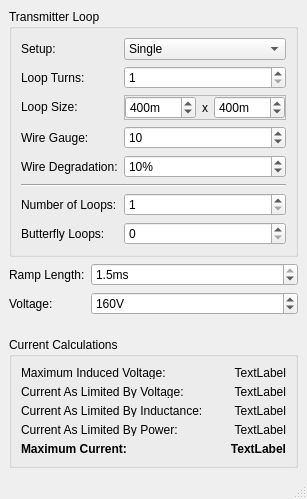
<?xml version="1.0" encoding="UTF-8"?>
<ui version="4.0">
 <class>MainWindow</class>
 <widget class="QMainWindow" name="MainWindow">
  <property name="geometry">
   <rect>
    <x>0</x>
    <y>0</y>
    <width>293</width>
    <height>499</height>
   </rect>
  </property>
  <property name="windowTitle">
   <string>MainWindow</string>
  </property>
  <widget class="QWidget" name="centralwidget">
   <layout class="QFormLayout" name="formLayout">
    <item row="2" column="0">
     <widget class="QLabel" name="label_7">
      <property name="text">
       <string>Ramp Length:</string>
      </property>
     </widget>
    </item>
    <item row="2" column="1">
     <widget class="QDoubleSpinBox" name="ramp_sbox">
      <property name="suffix">
       <string>ms</string>
      </property>
      <property name="decimals">
       <number>1</number>
      </property>
      <property name="minimum">
       <double>0.500000000000000</double>
      </property>
      <property name="maximum">
       <double>1.500000000000000</double>
      </property>
      <property name="singleStep">
       <double>0.500000000000000</double>
      </property>
      <property name="value">
       <double>1.500000000000000</double>
      </property>
     </widget>
    </item>
    <item row="3" column="0">
     <widget class="QLabel" name="label_13">
      <property name="text">
       <string>Voltage:</string>
      </property>
     </widget>
    </item>
    <item row="3" column="1">
     <widget class="QSpinBox" name="voltage_sbox">
      <property name="suffix">
       <string>V</string>
      </property>
      <property name="minimum">
       <number>1</number>
      </property>
      <property name="maximum">
       <number>10000</number>
      </property>
      <property name="value">
       <number>160</number>
      </property>
     </widget>
    </item>
    <item row="4" column="0">
     <spacer name="verticalSpacer">
      <property name="orientation">
       <enum>Qt::Vertical</enum>
      </property>
      <property name="sizeType">
       <enum>QSizePolicy::Fixed</enum>
      </property>
      <property name="sizeHint" stdset="0">
       <size>
        <width>20</width>
        <height>10</height>
       </size>
      </property>
     </spacer>
    </item>
    <item row="5" column="0" colspan="2">
     <widget class="QGroupBox" name="groupBox_2">
      <property name="minimumSize">
       <size>
        <width>100</width>
        <height>100</height>
       </size>
      </property>
      <property name="title">
       <string>Current Calculations</string>
      </property>
      <layout class="QFormLayout" name="formLayout_2">
       <item row="0" column="0">
        <widget class="QLabel" name="label_8">
         <property name="text">
          <string>Maximum Induced Voltage:</string>
         </property>
        </widget>
       </item>
       <item row="0" column="1">
        <widget class="QLabel" name="max_voltage_label">
         <property name="text">
          <string>TextLabel</string>
         </property>
         <property name="alignment">
          <set>Qt::AlignRight|Qt::AlignTrailing|Qt::AlignVCenter</set>
         </property>
        </widget>
       </item>
       <item row="1" column="0">
        <widget class="QLabel" name="label_9">
         <property name="text">
          <string>Current As Limited By Voltage:</string>
         </property>
        </widget>
       </item>
       <item row="1" column="1">
        <widget class="QLabel" name="max_current_voltage_label">
         <property name="text">
          <string>TextLabel</string>
         </property>
         <property name="alignment">
          <set>Qt::AlignRight|Qt::AlignTrailing|Qt::AlignVCenter</set>
         </property>
        </widget>
       </item>
       <item row="2" column="0">
        <widget class="QLabel" name="label_10">
         <property name="text">
          <string>Current As Limited By Inductance:</string>
         </property>
        </widget>
       </item>
       <item row="2" column="1">
        <widget class="QLabel" name="max_current_inductance_label">
         <property name="text">
          <string>TextLabel</string>
         </property>
         <property name="alignment">
          <set>Qt::AlignRight|Qt::AlignTrailing|Qt::AlignVCenter</set>
         </property>
        </widget>
       </item>
       <item row="3" column="0">
        <widget class="QLabel" name="label_11">
         <property name="text">
          <string>Current As Limited By Power:</string>
         </property>
        </widget>
       </item>
       <item row="3" column="1">
        <widget class="QLabel" name="max_current_power_label">
         <property name="text">
          <string>TextLabel</string>
         </property>
         <property name="alignment">
          <set>Qt::AlignRight|Qt::AlignTrailing|Qt::AlignVCenter</set>
         </property>
        </widget>
       </item>
       <item row="4" column="0">
        <widget class="QLabel" name="label_12">
         <property name="font">
          <font>
           <weight>75</weight>
           <bold>true</bold>
          </font>
         </property>
         <property name="text">
          <string>Maximum Current:</string>
         </property>
        </widget>
       </item>
       <item row="4" column="1">
        <widget class="QLabel" name="max_current_label">
         <property name="font">
          <font>
           <weight>75</weight>
           <bold>true</bold>
          </font>
         </property>
         <property name="text">
          <string>TextLabel</string>
         </property>
         <property name="alignment">
          <set>Qt::AlignRight|Qt::AlignTrailing|Qt::AlignVCenter</set>
         </property>
        </widget>
       </item>
      </layout>
     </widget>
    </item>
    <item row="0" column="0" colspan="2">
     <widget class="QGroupBox" name="groupBox">
      <property name="title">
       <string>Transmitter Loop</string>
      </property>
      <layout class="QFormLayout" name="formLayout_3">
       <item row="0" column="0">
        <widget class="QLabel" name="label">
         <property name="text">
          <string>Setup:</string>
         </property>
        </widget>
       </item>
       <item row="0" column="1">
        <widget class="QComboBox" name="tx_setup_combo">
         <item>
          <property name="text">
           <string>Single</string>
          </property>
         </item>
         <item>
          <property name="text">
           <string>Series</string>
          </property>
         </item>
        </widget>
       </item>
       <item row="1" column="0">
        <widget class="QLabel" name="label_2">
         <property name="text">
          <string>Loop Turns:</string>
         </property>
        </widget>
       </item>
       <item row="1" column="1">
        <widget class="QSpinBox" name="num_tx_turns_sbox">
         <property name="minimum">
          <number>1</number>
         </property>
        </widget>
       </item>
       <item row="2" column="0">
        <widget class="QLabel" name="label_3">
         <property name="text">
          <string>Loop Size:</string>
         </property>
        </widget>
       </item>
       <item row="2" column="1">
        <widget class="QFrame" name="frame">
         <property name="autoFillBackground">
          <bool>false</bool>
         </property>
         <property name="frameShape">
          <enum>QFrame::StyledPanel</enum>
         </property>
         <property name="frameShadow">
          <enum>QFrame::Raised</enum>
         </property>
         <layout class="QHBoxLayout" name="horizontalLayout">
          <property name="spacing">
           <number>6</number>
          </property>
          <property name="leftMargin">
           <number>0</number>
          </property>
          <property name="topMargin">
           <number>0</number>
          </property>
          <property name="rightMargin">
           <number>0</number>
          </property>
          <property name="bottomMargin">
           <number>0</number>
          </property>
          <item>
           <widget class="QSpinBox" name="loop_h_sbox">
            <property name="suffix">
             <string>m</string>
            </property>
            <property name="minimum">
             <number>1</number>
            </property>
            <property name="maximum">
             <number>10000</number>
            </property>
            <property name="singleStep">
             <number>10</number>
            </property>
            <property name="value">
             <number>400</number>
            </property>
           </widget>
          </item>
          <item>
           <widget class="QLabel" name="label_4">
            <property name="sizePolicy">
             <sizepolicy hsizetype="Maximum" vsizetype="Preferred">
              <horstretch>0</horstretch>
              <verstretch>0</verstretch>
             </sizepolicy>
            </property>
            <property name="text">
             <string>x</string>
            </property>
           </widget>
          </item>
          <item>
           <widget class="QSpinBox" name="loop_w_sbox">
            <property name="suffix">
             <string>m</string>
            </property>
            <property name="minimum">
             <number>1</number>
            </property>
            <property name="maximum">
             <number>10000</number>
            </property>
            <property name="singleStep">
             <number>10</number>
            </property>
            <property name="value">
             <number>400</number>
            </property>
           </widget>
          </item>
         </layout>
        </widget>
       </item>
       <item row="3" column="0">
        <widget class="QLabel" name="label_5">
         <property name="text">
          <string>Wire Gauge:</string>
         </property>
        </widget>
       </item>
       <item row="3" column="1">
        <widget class="QSpinBox" name="loop_gauge_sbox">
         <property name="minimum">
          <number>8</number>
         </property>
         <property name="maximum">
          <number>14</number>
         </property>
         <property name="singleStep">
          <number>2</number>
         </property>
         <property name="value">
          <number>10</number>
         </property>
        </widget>
       </item>
       <item row="4" column="0">
        <widget class="QLabel" name="label_6">
         <property name="text">
          <string>Wire Degradation:</string>
         </property>
        </widget>
       </item>
       <item row="4" column="1">
        <widget class="QSpinBox" name="loop_quality_sbox">
         <property name="suffix">
          <string>%</string>
         </property>
         <property name="maximum">
          <number>100</number>
         </property>
         <property name="value">
          <number>10</number>
         </property>
        </widget>
       </item>
       <item row="5" column="0" colspan="2">
        <widget class="Line" name="line">
         <property name="orientation">
          <enum>Qt::Horizontal</enum>
         </property>
        </widget>
       </item>
       <item row="6" column="0">
        <widget class="QLabel" name="label_14">
         <property name="text">
          <string>Number of Loops:</string>
         </property>
        </widget>
       </item>
       <item row="6" column="1">
        <widget class="QSpinBox" name="num_parallel_sbox">
         <property name="minimum">
          <number>1</number>
         </property>
        </widget>
       </item>
       <item row="7" column="0">
        <widget class="QLabel" name="label_15">
         <property name="text">
          <string>Butterfly Loops:</string>
         </property>
        </widget>
       </item>
       <item row="7" column="1">
        <widget class="QSpinBox" name="num_butterfly_sbox"/>
       </item>
      </layout>
     </widget>
    </item>
   </layout>
  </widget>
  <widget class="QMenuBar" name="menubar">
   <property name="geometry">
    <rect>
     <x>0</x>
     <y>0</y>
     <width>293</width>
     <height>21</height>
    </rect>
   </property>
  </widget>
  <widget class="QStatusBar" name="statusbar"/>
 </widget>
 <resources/>
 <connections/>
</ui>
